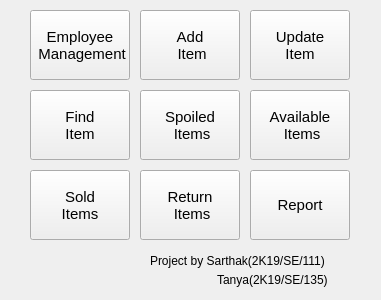
<?xml version="1.0" encoding="UTF-8"?>
<ui version="4.0">
 <class>MainWindow</class>
 <widget class="QMainWindow" name="MainWindow">
  <property name="geometry">
   <rect>
    <x>0</x>
    <y>0</y>
    <width>381</width>
    <height>300</height>
   </rect>
  </property>
  <property name="acceptDrops">
   <bool>false</bool>
  </property>
  <property name="windowTitle">
   <string>Inventory Manager</string>
  </property>
  <widget class="QWidget" name="centralWidget">
   <widget class="QPushButton" name="btnAddItem">
    <property name="geometry">
     <rect>
      <x>140</x>
      <y>10</y>
      <width>100</width>
      <height>70</height>
     </rect>
    </property>
    <property name="font">
     <font>
      <pointsize>11</pointsize>
     </font>
    </property>
    <property name="text">
     <string>Add
 Item</string>
    </property>
   </widget>
   <widget class="QPushButton" name="btnUpdateItem">
    <property name="geometry">
     <rect>
      <x>250</x>
      <y>10</y>
      <width>100</width>
      <height>70</height>
     </rect>
    </property>
    <property name="font">
     <font>
      <pointsize>11</pointsize>
     </font>
    </property>
    <property name="text">
     <string>Update
Item</string>
    </property>
   </widget>
   <widget class="QPushButton" name="btnAvailableItems">
    <property name="geometry">
     <rect>
      <x>250</x>
      <y>90</y>
      <width>100</width>
      <height>70</height>
     </rect>
    </property>
    <property name="font">
     <font>
      <pointsize>11</pointsize>
     </font>
    </property>
    <property name="text">
     <string>Available 
 Items</string>
    </property>
   </widget>
   <widget class="QPushButton" name="btnSoldItems">
    <property name="geometry">
     <rect>
      <x>30</x>
      <y>170</y>
      <width>100</width>
      <height>70</height>
     </rect>
    </property>
    <property name="font">
     <font>
      <pointsize>11</pointsize>
     </font>
    </property>
    <property name="text">
     <string>Sold
Items</string>
    </property>
   </widget>
   <widget class="QPushButton" name="btnReport">
    <property name="geometry">
     <rect>
      <x>250</x>
      <y>170</y>
      <width>100</width>
      <height>70</height>
     </rect>
    </property>
    <property name="font">
     <font>
      <pointsize>11</pointsize>
     </font>
    </property>
    <property name="text">
     <string>Report</string>
    </property>
   </widget>
   <widget class="QPushButton" name="btnSpoiledItem">
    <property name="geometry">
     <rect>
      <x>140</x>
      <y>90</y>
      <width>100</width>
      <height>70</height>
     </rect>
    </property>
    <property name="font">
     <font>
      <pointsize>11</pointsize>
     </font>
    </property>
    <property name="text">
     <string>Spoiled 
 Items</string>
    </property>
   </widget>
   <widget class="QPushButton" name="btnReturnItems">
    <property name="geometry">
     <rect>
      <x>140</x>
      <y>170</y>
      <width>100</width>
      <height>70</height>
     </rect>
    </property>
    <property name="font">
     <font>
      <pointsize>11</pointsize>
     </font>
    </property>
    <property name="text">
     <string>Return 
 Items</string>
    </property>
   </widget>
   <widget class="QPushButton" name="btnFindItem">
    <property name="geometry">
     <rect>
      <x>30</x>
      <y>90</y>
      <width>100</width>
      <height>70</height>
     </rect>
    </property>
    <property name="font">
     <font>
      <pointsize>11</pointsize>
     </font>
    </property>
    <property name="text">
     <string>Find
Item</string>
    </property>
   </widget>
   <widget class="QLabel" name="label">
    <property name="geometry">
     <rect>
      <x>150</x>
      <y>240</y>
      <width>201</width>
      <height>41</height>
     </rect>
    </property>
    <property name="text">
     <string>Project by Sarthak(2K19/SE/111)</string>
    </property>
   </widget>
   <widget class="QLabel" name="label_2">
    <property name="geometry">
     <rect>
      <x>217</x>
      <y>259</y>
      <width>161</width>
      <height>41</height>
     </rect>
    </property>
    <property name="text">
     <string>Tanya(2K19/SE/135)</string>
    </property>
   </widget>
   <widget class="QPushButton" name="Employee">
    <property name="geometry">
     <rect>
      <x>30</x>
      <y>10</y>
      <width>100</width>
      <height>70</height>
     </rect>
    </property>
    <property name="font">
     <font>
      <pointsize>11</pointsize>
     </font>
    </property>
    <property name="text">
     <string>Employee
 Management</string>
    </property>
   </widget>
  </widget>
 </widget>
 <layoutdefault spacing="6" margin="11"/>
 <resources/>
 <connections/>
</ui>
